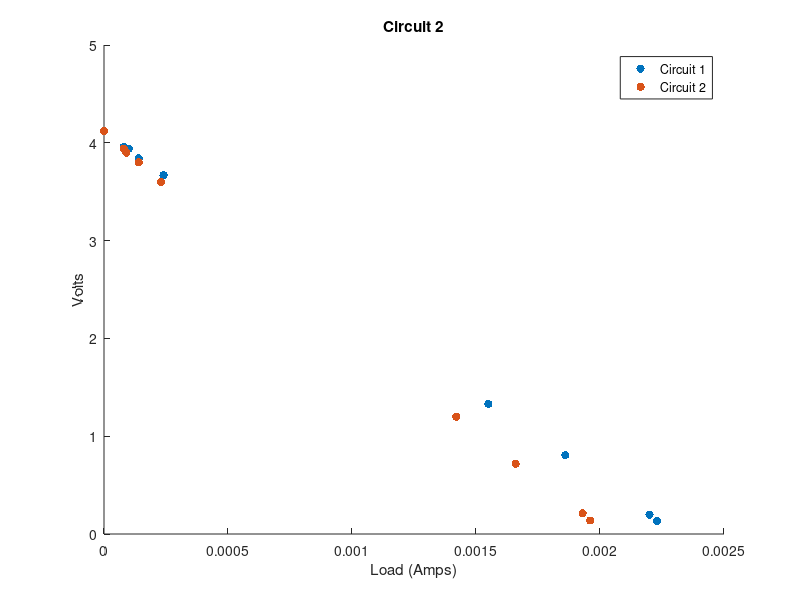

Recreate this plot in MATLAB.
%% Circuit 1
I = [0; 2.23; 2.20; 1.86; 1.55; .24; .14; .10; .08]

I = I./1000

V = [4.12; 0.131; 0.198; 0.806; 1.33; 3.67; 3.84; 3.94; 3.96]

scatter(I,V,'filled')
title('Circuit 1')
xlabel('Load (Amps)')
ylabel('Volts')
hold on

%% Circuit 2
A = [0; 0.00196; 0.00193; 0.00166; 0.00142; 0.00023; 0.00014; 0.00009; 0.00008]
B = [4.12; 0.138; 0.211; 0.718; 1.2; 3.6; 3.8; 3.9; 3.94]
scatter(A,B,'filled','red')
title('Circuit 2')
xlabel('Load (Amps)')
ylabel('Volts')
legend('Circuit 1', 'Circuit 2')
hold off


%% Circuirt 3
